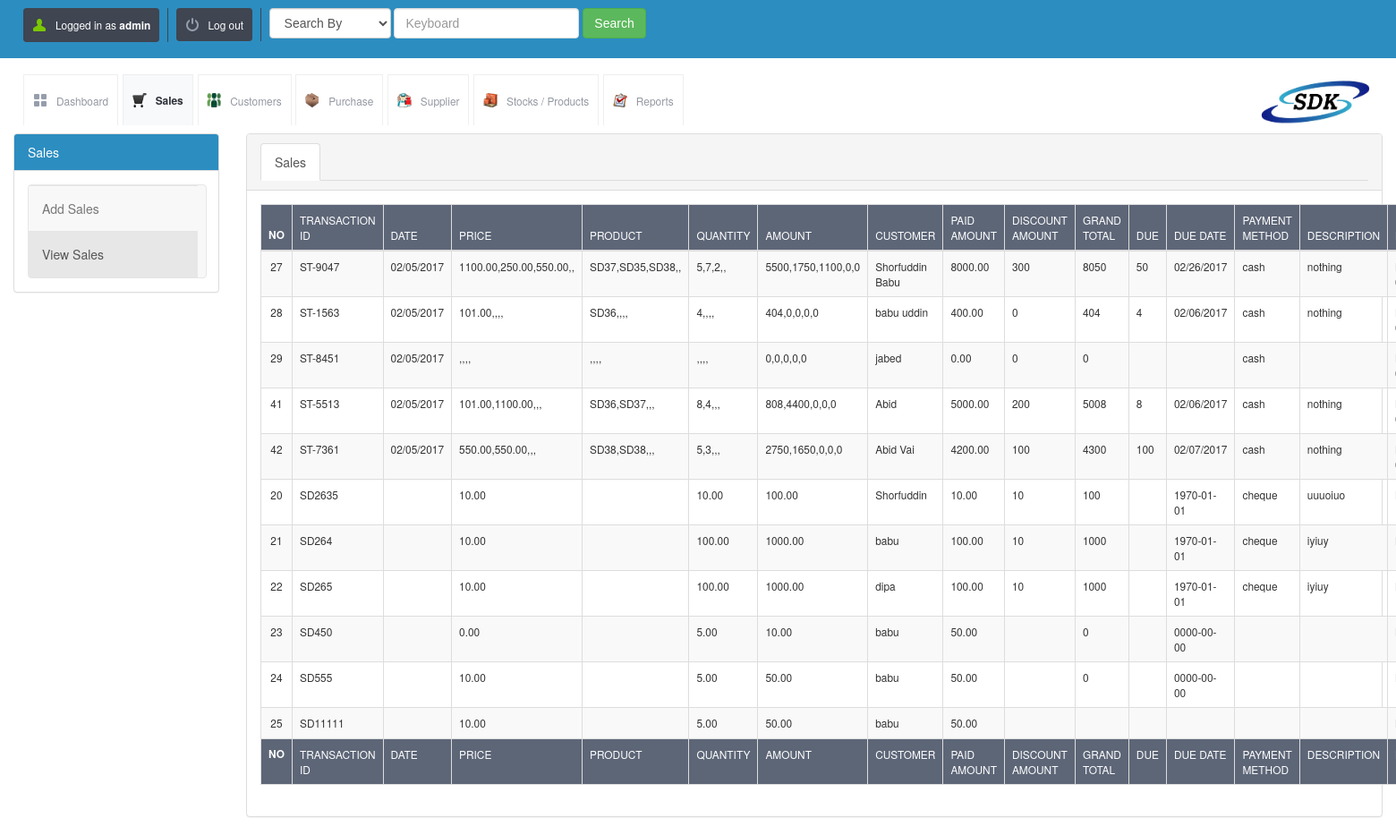
The page /view_sales.php (signed in) on the database as committed earlier.
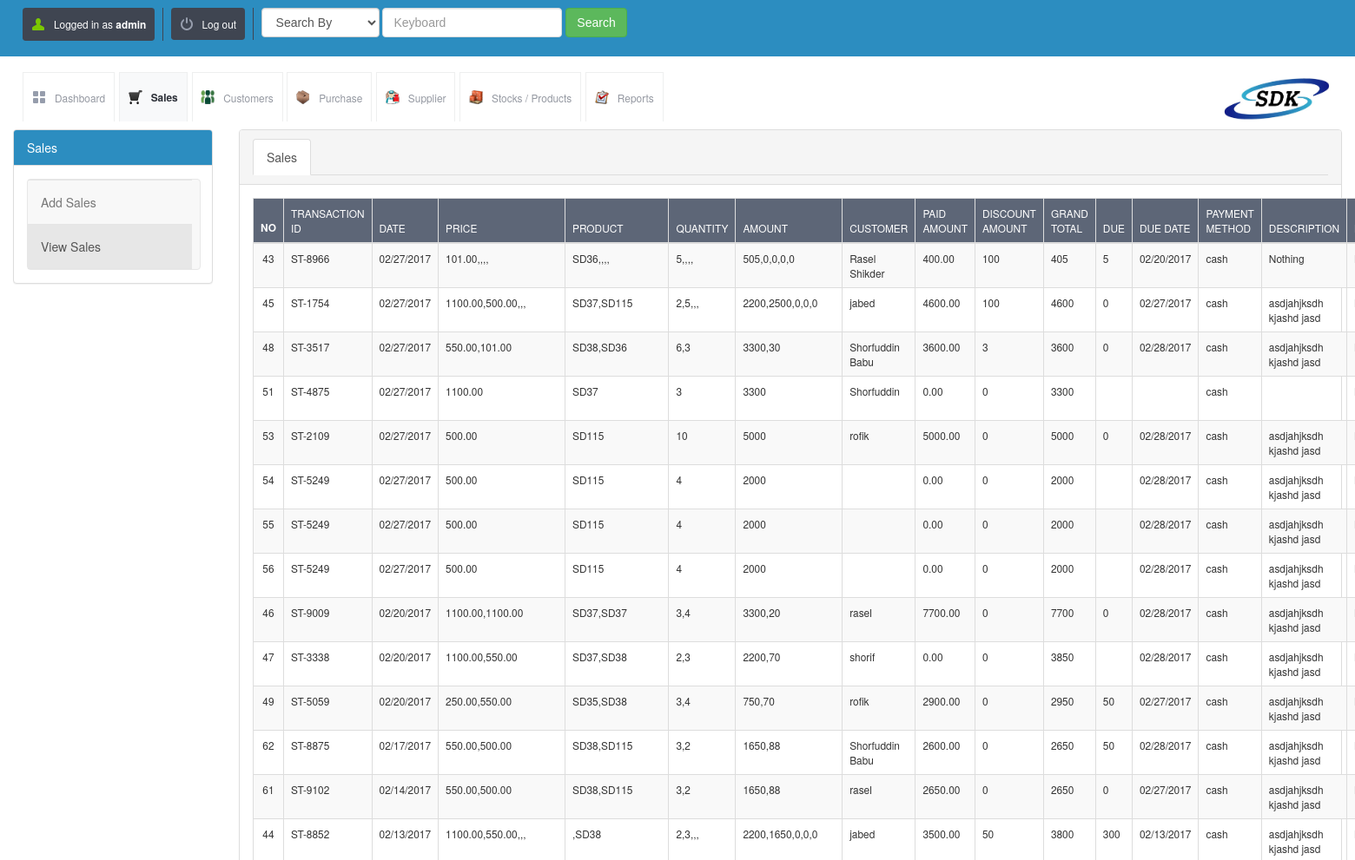
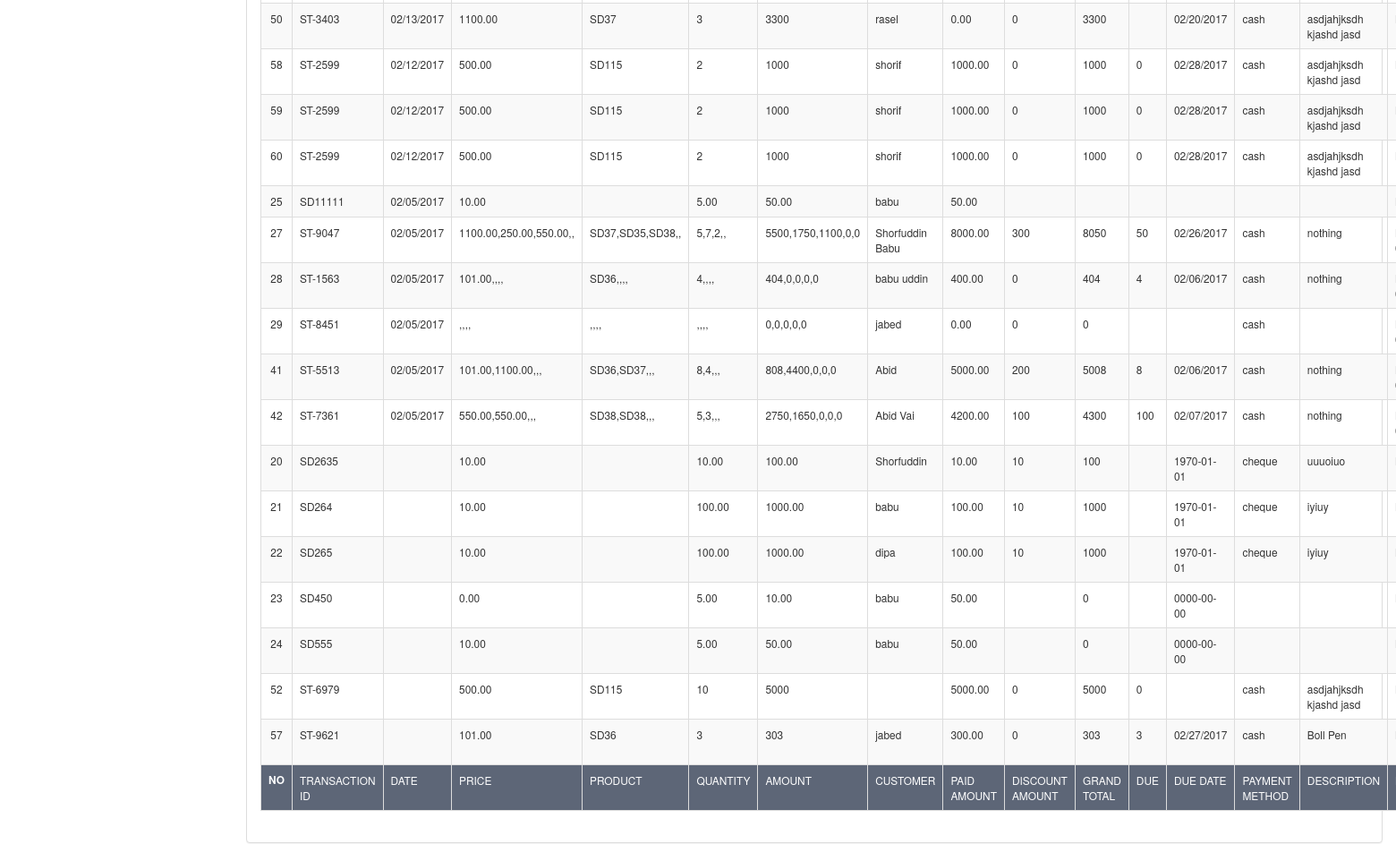
The same page on the database as committed later (2 pictures, top to bottom).
### tables this page shows
CREATE TABLE `stock_sales` (
  `id` int(10) UNSIGNED NOT NULL,
  `transactionid` varchar(250) NOT NULL,
  `sales_date` varchar(100) NOT NULL,
  `selling_price` varchar(200) NOT NULL,
  `product` varchar(300) NOT NULL,
  `quantity` varchar(100) NOT NULL,
  `amount` varchar(100) NOT NULL,
  `customer` varchar(120) NOT NULL,
  `address` varchar(150) NOT NULL,
  `contact` varchar(150) NOT NULL,
  `payment` decimal(10,2) NOT NULL,
  `dis_amount` decimal(10,0) DEFAULT NULL,
  `grand_total` decimal(10,0) DEFAULT NULL,
  `due_amount` varchar(200) DEFAULT NULL,
  `due` varchar(100) DEFAULT NULL,
  `payment_method` varchar(250) DEFAULT NULL,
  `description` varchar(500) DEFAULT NULL,
  `billnumber` varchar(120) NOT NULL,
  `l_p` decimal(10,0) DEFAULT NULL
);

### config.php (called while the page is built)
<?php $config["database"] = "SDK"; $config["host"]= "localhost";$config["username"]= "root"; $config["password"]= "";?>

### lib/db.class.php (called while the page is built, shortened)
<?php
  class DB
  {
    function DB($base, $server, $user, $pass)
    {
      $this->connection = mysqli_connect($server, $user, $pass, $base);
    }
    function getMicroTime()
    {
      list($msec, $sec) = explode(' ', microtime());
      return floor($sec / 1000) + $msec;
    }
  }
?>

### init.php (called while the page is built, shortened)
<?php
include("lib/db.class.php");
$db = new DB($config['database'], $config['host'], $config['username'], $config['password']);
?>

### view_sales.php (the view, shortened to what the changed rows need)
<?php include("master_head.php"); ?>
<div class="container-fluid">
    <div class="row">
        <div class="col-md-10">
        <div class="panel panel-default">
              <div class="panel-body">
               <div class="tab-content">
                  <div class="tab-pane active" id="sales">
                 <table id="example" class="table table-striped table-bordered dt-responsive nowrap" cellspacing="0" width="100%">
                     <thead>
                        <tr>
                            <th>No</th>
                            <th>Transaction ID</th>
                            <th>Date</th>
                            <th>Price</th>
                            <th>Product</th>
                            <th>Quantity</th>
                            <th>Amount</th>
                            <th>Customer</th>
                            <th>Paid Amount</th>
                            <th>Discount Amount</th>
                            <th>Grand Total</th>
                            <th>Due</th>
                            <th>Due Date</th>
                            <th>Payment Method</th>
                            <th>Description</th>
                            <th>Bill No</th>
                        </tr>
                        </thead>
                        <tfoot>
                        <tr>
                            <th>No</th>
                            <th>Transaction ID</th>
                            <th>Date</th>
                            <th>Price</th>
                            <th>Product</th>
                            <th>Quantity</th>
                            <th>Amount</th>
                            <th>Customer</th>
                            <th>Paid Amount</th>
                            <th>Discount Amount</th>
                            <th>Grand Total</th>
                            <th>Due</th>
                            <th>Due Date</th>
                            <th>Payment Method</th>
                            <th>Description</th>
                            <th>Bill No</th>
                        </tr>
                        </tfoot>
                        <tbody>
                        <?php
                            $sql = "SELECT * FROM stock_sales ORDER BY sales_date desc";
                            $result = mysqli_query($db->connection, $sql);
                            while ($row = mysqli_fetch_array($result)) {
                                ?>
                        <tr>
                            <td> <?php echo $row['id']; ?></td>
                            <td><?php echo $row['transactionid']; ?></td>
                            <td> <?php echo $row['sales_date']; ?></td>
                            <td> <?php echo $row['selling_price']; ?></td>
                            <td> <?php echo $row['product']; ?></td>
                            <td> <?php echo $row['quantity']; ?></td>
                            <td> <?php echo $row['amount']; ?></td>
                            <td> <?php echo $row['customer']; ?></td>
                            <td> <?php echo $row['payment']; ?></td>
                            <td> <?php echo $row['dis_amount']; ?></td>
                            <td> <?php echo $row['grand_total']; ?></td>
                            <td> <?php echo $row['due_amount']; ?></td>
                            <td> <?php echo $row['due']; ?></td>
                            <td> <?php echo $row['payment_method']; ?></td>
                            <td> <?php echo $row['description']; ?></td>
                            <td> <?php echo $row['billnumber']; ?></td>
                        </tr>
                       <?php  } ?>
                        </tbody>
                    </table>
                  </div>
                </div>
              </div>
            </div>
        </div>
    </div>
</div>
</body>
</html>

Rows that differ between the two databases and show on the page:
added stock_sales: id "43", transactionid "ST-8966", sales_date "02/27/2017", selling_price "101.00,,,,", product "SD36,,,,", quantity "5,,,,", amount "505,0,0,0,0", customer "Rasel Shikder", payment "400.00", dis_amount "100", grand_total "405", due_amount "5", due "02/20/2017", payment_method "cash", description "Nothing"
added stock_sales: id "45", transactionid "ST-1754", sales_date "02/27/2017", selling_price "1100.00,500.00,,,", product "SD37,SD115", quantity "2,5,,,", amount "2200,2500,0,0,0", customer "jabed", payment "4600.00", dis_amount "100", grand_total "4600", due_amount "0", due "02/27/2017", payment_method "cash", description "asdjahjksdh kjashd jasd"
added stock_sales: id "48", transactionid "ST-3517", sales_date "02/27/2017", selling_price "550.00,101.00", product "SD38,SD36", quantity "6,3", amount "3300,30", customer "Shorfuddin Babu", payment "3600.00", dis_amount "3", grand_total "3600", due_amount "0", due "02/28/2017", payment_method "cash", description "asdjahjksdh kjashd jasd"
added stock_sales: id "51", transactionid "ST-4875", sales_date "02/27/2017", selling_price "1100.00", product "SD37", quantity "3", amount "3300", customer "Shorfuddin", payment "0.00", dis_amount "0", grand_total "3300", payment_method "cash"
added stock_sales: id "53", transactionid "ST-2109", sales_date "02/27/2017", selling_price "500.00", product "SD115", quantity "10", amount "5000", customer "rofik", payment "5000.00", dis_amount "0", grand_total "5000", due_amount "0", due "02/28/2017", payment_method "cash", description "asdjahjksdh kjashd jasd"
added stock_sales: id "54", transactionid "ST-5249", sales_date "02/27/2017", selling_price "500.00", product "SD115", quantity "4", amount "2000", payment "0.00", dis_amount "0", grand_total "2000", due "02/28/2017", payment_method "cash", description "asdjahjksdh kjashd jasd"
added stock_sales: id "55", transactionid "ST-5249", sales_date "02/27/2017", selling_price "500.00", product "SD115", quantity "4", amount "2000", payment "0.00", dis_amount "0", grand_total "2000", due "02/28/2017", payment_method "cash", description "asdjahjksdh kjashd jasd"
added stock_sales: id "56", transactionid "ST-5249", sales_date "02/27/2017", selling_price "500.00", product "SD115", quantity "4", amount "2000", payment "0.00", dis_amount "0", grand_total "2000", due "02/28/2017", payment_method "cash", description "asdjahjksdh kjashd jasd"
added stock_sales: id "46", transactionid "ST-9009", sales_date "02/20/2017", selling_price "1100.00,1100.00", product "SD37,SD37", quantity "3,4", amount "3300,20", customer "rasel", payment "7700.00", dis_amount "0", grand_total "7700", due_amount "0", due "02/28/2017", payment_method "cash", description "asdjahjksdh kjashd jasd"
added stock_sales: id "47", transactionid "ST-3338", sales_date "02/20/2017", selling_price "1100.00,550.00", product "SD37,SD38", quantity "2,3", amount "2200,70", customer "shorif", payment "0.00", dis_amount "0", grand_total "3850", due "02/28/2017", payment_method "cash", description "asdjahjksdh kjashd jasd"
added stock_sales: id "49", transactionid "ST-5059", sales_date "02/20/2017", selling_price "250.00,550.00", product "SD35,SD38", quantity "3,4", amount "750,70", customer "rofik", payment "2900.00", dis_amount "0", grand_total "2950", due_amount "50", due "02/27/2017", payment_method "cash", description "asdjahjksdh kjashd jasd"
added stock_sales: id "62", transactionid "ST-8875", sales_date "02/17/2017", selling_price "550.00,500.00", product "SD38,SD115", quantity "3,2", amount "1650,88", customer "Shorfuddin Babu", payment "2600.00", dis_amount "0", grand_total "2650", due_amount "50", due "02/28/2017", payment_method "cash", description "asdjahjksdh kjashd jasd"
added stock_sales: id "61", transactionid "ST-9102", sales_date "02/14/2017", selling_price "550.00,500.00", product "SD38,SD115", quantity "3,2", amount "1650,88", customer "rasel", payment "2650.00", dis_amount "0", grand_total "2650", due_amount "0", due "02/27/2017", payment_method "cash", description "asdjahjksdh kjashd jasd"
added stock_sales: id "44", transactionid "ST-8852", sales_date "02/13/2017", selling_price "1100.00,550.00,,,", product ",SD38", quantity "2,3,,,", amount "2200,1650,0,0,0", customer "jabed", payment "3500.00", dis_amount "50", grand_total "3800", due_amount "300", due "02/13/2017", payment_method "cash", description "asdjahjksdh kjashd jasd"
added stock_sales: id "50", transactionid "ST-3403", sales_date "02/13/2017", selling_price "1100.00", product "SD37", quantity "3", amount "3300", customer "rasel", payment "0.00", dis_amount "0", grand_total "3300", due "02/20/2017", payment_method "cash", description "asdjahjksdh kjashd jasd"
added stock_sales: id "58", transactionid "ST-2599", sales_date "02/12/2017", selling_price "500.00", product "SD115", quantity "2", amount "1000", customer "shorif", payment "1000.00", dis_amount "0", grand_total "1000", due_amount "0", due "02/28/2017", payment_method "cash", description "asdjahjksdh kjashd jasd"
added stock_sales: id "59", transactionid "ST-2599", sales_date "02/12/2017", selling_price "500.00", product "SD115", quantity "2", amount "1000", customer "shorif", payment "1000.00", dis_amount "0", grand_total "1000", due_amount "0", due "02/28/2017", payment_method "cash", description "asdjahjksdh kjashd jasd"
added stock_sales: id "60", transactionid "ST-2599", sales_date "02/12/2017", selling_price "500.00", product "SD115", quantity "2", amount "1000", customer "shorif", payment "1000.00", dis_amount "0", grand_total "1000", due_amount "0", due "02/28/2017", payment_method "cash", description "asdjahjksdh kjashd jasd"
changed stock_sales "SD11111": sales_date (not shown) → "02/05/2017"; moves up the list
added stock_sales: id "52", transactionid "ST-6979", selling_price "500.00", product "SD115", quantity "10", amount "5000", payment "5000.00", dis_amount "0", grand_total "5000", due_amount "0", payment_method "cash", description "asdjahjksdh kjashd jasd"
added stock_sales: id "57", transactionid "ST-9621", selling_price "101.00", product "SD36", quantity "3", amount "303", customer "jabed", payment "300.00", dis_amount "0", grand_total "303", due_amount "3", due "02/27/2017", payment_method "cash", description "Boll Pen"
